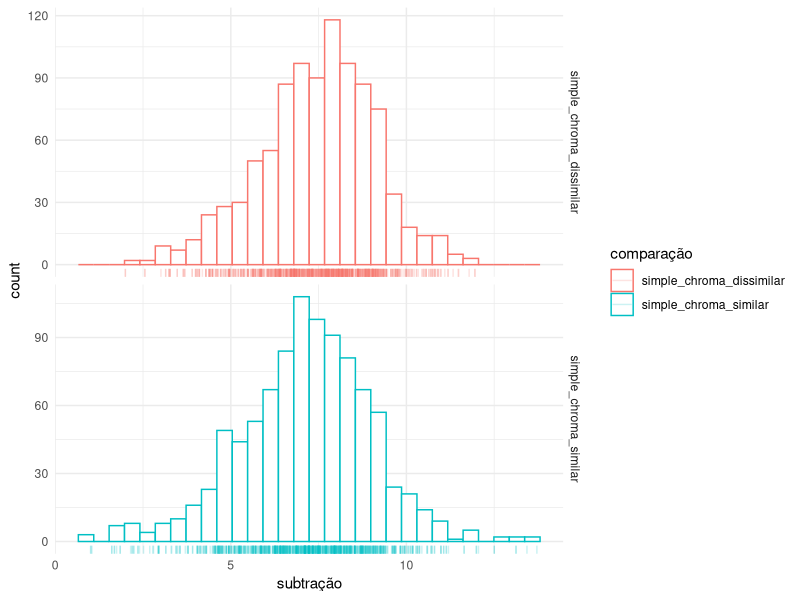
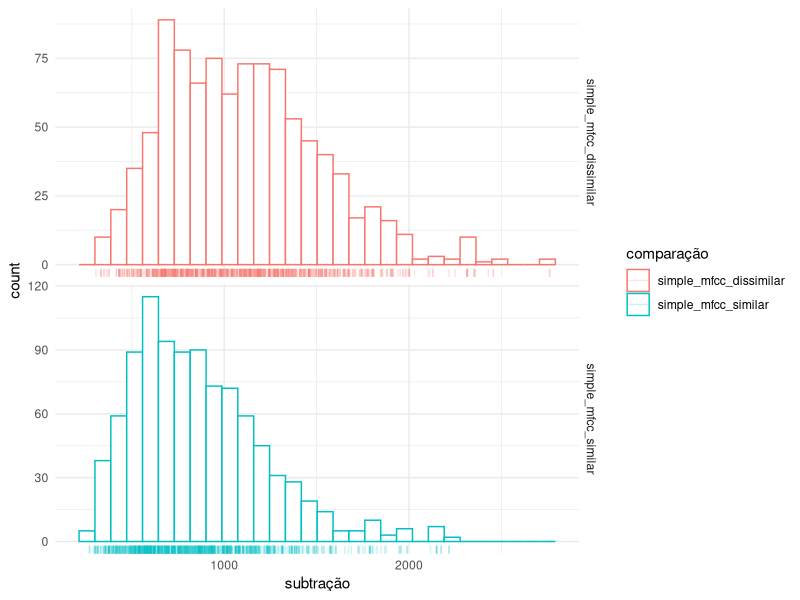
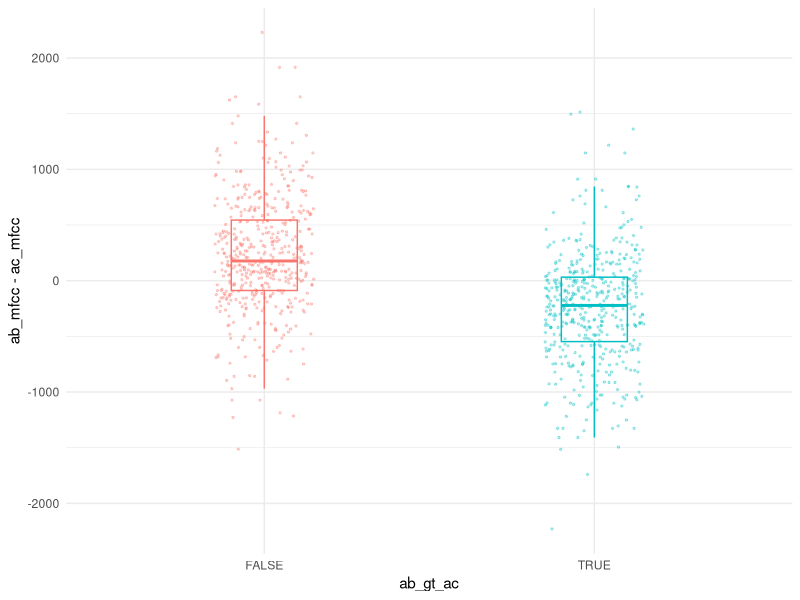
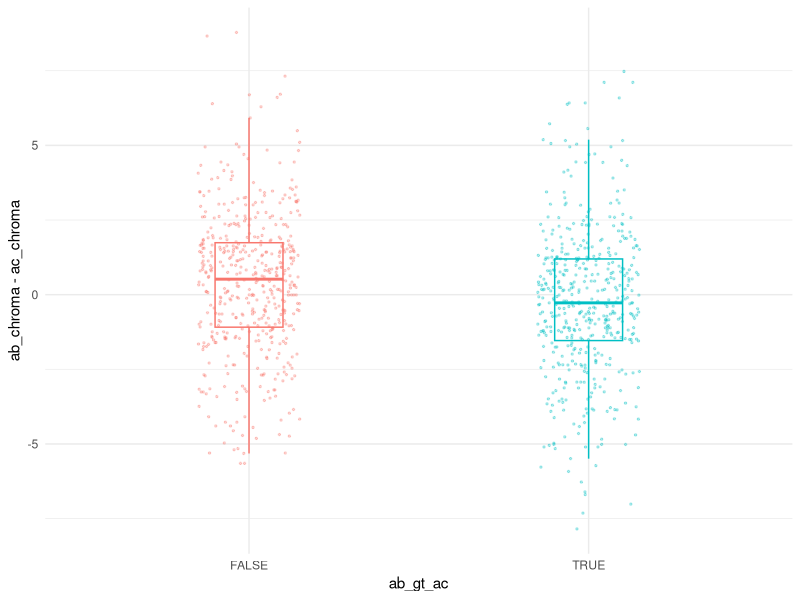
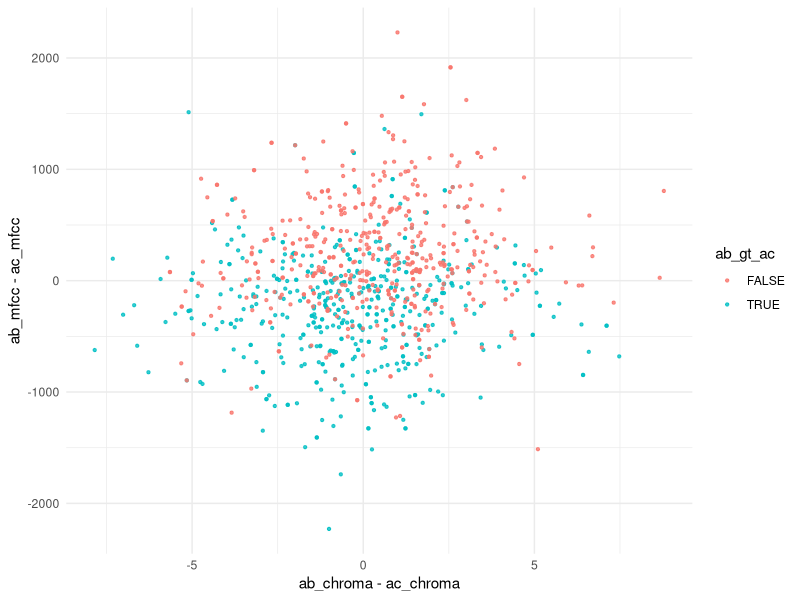
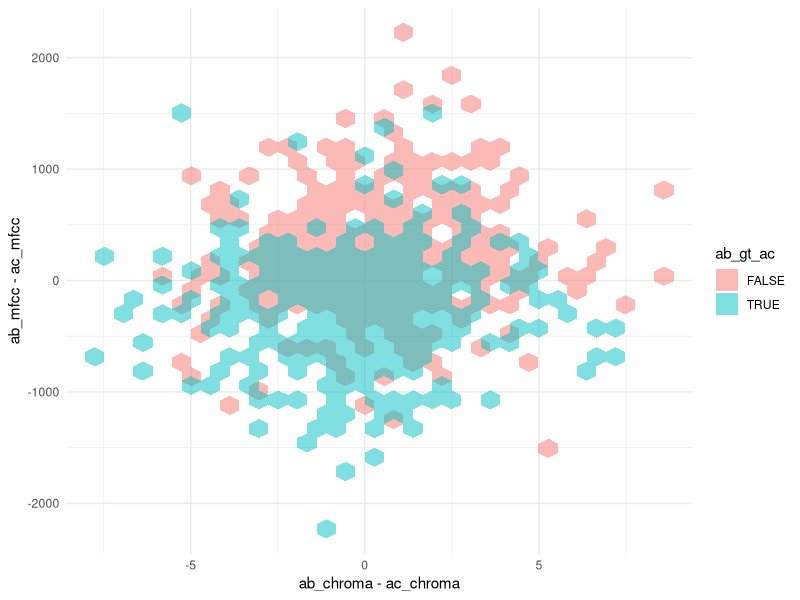
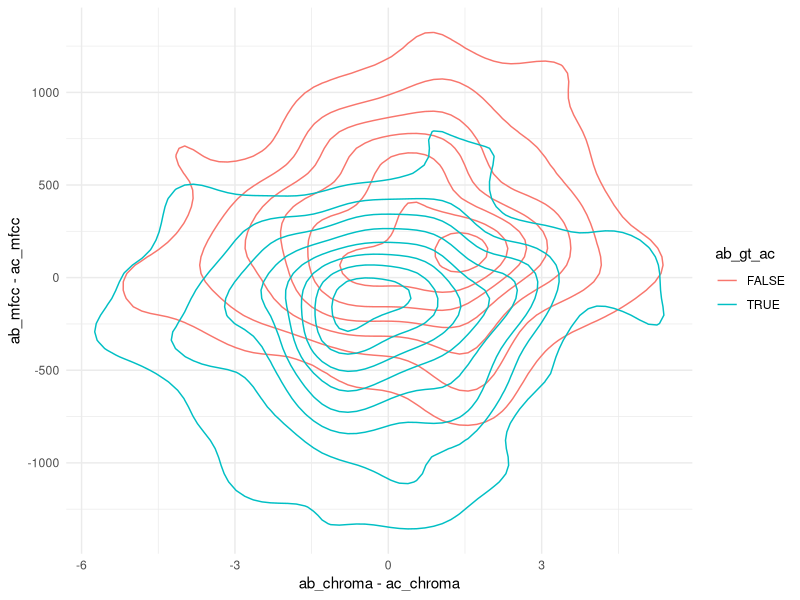

Write the R code that produced these figures, in order. (Note: this script raises an error after producing the figures.)
## ---- chunk 1
library(tidyverse)
library(here)
theme_set(theme_minimal())
## ---- chunk 2
dados = read_csv(here("data/training_set_deepchromaOTI_mfcc_sl=10.csv"))

dados = dados %>% 
    mutate(`sim(A,B) > sim(A,C)` = as.logical(`y = sim(A,B) > sim(A,C) ^ sim(B,A) > sim(B,C)`), 
           ABmAC_chroma = simple_chroma_similar - simple_chroma_dissimilar,
           ABmAC_mfcc = simple_mfcc_similar - simple_mfcc_dissimilar)

summary(dados)
## ---- chunk 3
box_e_pontos = function(p){
    p + 
    geom_boxplot(outlier.colour = NA, width = .2) + 
    geom_jitter(width = .15, alpha = .3, size = .5) + 
    theme(legend.position = "None")
}

## ---- chunk 4
dados %>% 
    gather(key = "comparação", value = "subtração", 
           simple_chroma_similar, simple_chroma_dissimilar) %>% 
    ggplot(aes(x = `subtração`, colour = `comparação`)) + 
    geom_histogram(bins = 30, fill = "white") + 
    geom_rug(alpha = .2) + 
    facet_grid(`comparação` ~ ., scales = "free")

dados %>% 
    gather(key = "comparação", value = "subtração", 
           simple_mfcc_similar, simple_mfcc_dissimilar) %>% 
    ggplot(aes(x = `subtração`, colour = `comparação`)) + 
    geom_histogram(bins = 30, fill = "white") + 
    geom_rug(alpha = .2) + 
    facet_grid(`comparação` ~ ., scales = "free")

## ---- chunk 5
set.seed(123)
balanceados = sample_n(dados, NROW(dados)) %>% 
    mutate(i = 1:n()) %>% 
    transmute(ab_mfcc = if_else(i < NROW(dados)/2, simple_mfcc_similar, simple_mfcc_dissimilar), 
              ac_mfcc = if_else(i < NROW(dados)/2, simple_mfcc_dissimilar, simple_mfcc_similar), 
              ab_chroma = if_else(i < NROW(dados)/2, simple_chroma_similar, simple_chroma_dissimilar), 
              ac_chroma = if_else(i < NROW(dados)/2, simple_chroma_dissimilar, simple_chroma_similar), 
              ab_gt_ac = if_else(i < NROW(dados)/2, TRUE, FALSE))
## ---- chunk 6
balanceados %>% 
    ggplot(aes(x = ab_gt_ac, 
               y = ab_mfcc - ac_mfcc, 
               color = ab_gt_ac))  %>%
    box_e_pontos()
## ---- chunk 7
# dados %>% 
#     ggplot(aes(x = `sim(A,B) > sim(A,C)`, 
#                y = `simple_chroma(A,B) - simple_chroma(A,C)`, 
#                color = `sim(A,B) > sim(A,C)`))  %>%
#     box_e_pontos()
## ---- chunk 8
balanceados %>% 
    ggplot(aes(x = ab_gt_ac, 
               y = ab_chroma - ac_chroma, 
               color = ab_gt_ac))  %>%
    box_e_pontos()

## ---- chunk 9
balanceados %>% 
    ggplot(aes(x = ab_chroma - ac_chroma, 
               y = ab_mfcc - ac_mfcc,
               color = ab_gt_ac)) + 
    geom_point(size = .8, alpha = .8) 

## ---- chunk 10
balanceados %>% 
    ggplot(aes(x = ab_chroma - ac_chroma, 
               y = ab_mfcc - ac_mfcc,
               fill = ab_gt_ac)) +  
    # geom_point(size = 3, alpha = .3)
    geom_hex(alpha = .5)
## ---- chunk 11
balanceados %>% 
    ggplot(aes(x = ab_chroma - ac_chroma, 
               y = ab_mfcc - ac_mfcc,
               color = ab_gt_ac)) +  
    geom_density2d()
## ---- chunk 12
triplasl = dados %>%
    arrange(-simple_mfcc_AB) %>% 
    mutate(t = 1:n()) %>% 
    gather(
    key = "comparação",
    value = "valor",
    simple_mfcc_AB,
    simple_mfcc_AC,
    simple_mfcc_BC, 
    simple_chroma_AB, 
    simple_chroma_AC,
    simple_chroma_BC
    ) 

triplasl %>% 
    group_by(`comparação`) %>% 
    summarise(media = mean(`valor`), 
              mediana = median(valor), 
              min = min(valor), 
              max = max(valor))

# triplasl %>% 
#     # filter(t <= 10) %>% 
#     ggplot(aes(x = t,  y = `valor`, colour = `comparação`)) + 
#     geom_point(alpha = 1, size = 1)

